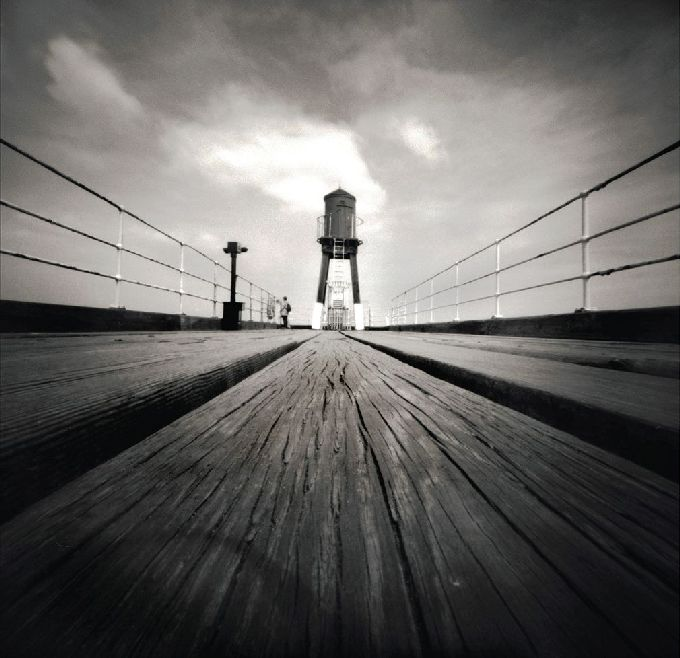
#> input picture sample.jpg, 680 x 658 px
$ python legendre_modes.py   (older library calls are emulated)
#> lines starting #> are read from the running program, lines starting #| are printed output that depends on the picture
#> further down, im is the input picture: shape (658, 680, 3); mean R, G, B 103.5, 101.6, 99.4
import numpy as np

# [7 lines left out: function legendre_2d, not called in this run]


def legendre_2d_legacy(x, y, deg_x, deg_y):
    c_x = np.zeros(deg_x + 1)
    c_y = np.zeros(deg_y + 1)
    c_x[-1] = 1
    c_y[-1] = 1
    leg_x = np.polynomial.legendre.legval(x, c_x)
    leg_y = np.polynomial.legendre.legval(y, c_y)
    return np.matmul(leg_y.reshape(-1, 1), leg_x.reshape(1, -1))

# [41 lines left out: functions legendre_2d_3, legendre_fitting, not called in this run]


def legendre_fitting_nan(Y, max_degree):
#> called with max_degree = 4
    m = Y.shape[0]
#> m = 658
    n = Y.shape[1]
#> n = 680

    # y, x = np.mgrid[np.linspace(-1, 1, m), np.linspace(-1, 1, n)]
    y = np.linspace(-1, 1, m)
#> y = 658 values from -1 to 1
    x = np.linspace(-1, 1, n)
#> x = 680 values from -1 to 1
    c = np.zeros([max_degree + 1, max_degree + 1])
    for i in range(c.shape[0]):
        for j in range(c.shape[1]):
            if i + j < max_degree + 1:
                c[i, j] = 1

    X = np.zeros([m * n, np.sum(c).astype(np.int)])
    iterator = 0
    for i in range(c.shape[0]):
        for j in range(c.shape[1]):
            if c[i, j] == 1:
                c_temp = np.zeros_like(c)
                c_temp[i, j] = 1
                # X[:, iterator] = legendre_2d_legacy(x, y, c_temp).reshape(m * n, )
                X[:, iterator] = legendre_2d_legacy(x, y, i, j).reshape(m * n, )
                iterator = iterator + 1
#> after the loop, iterator = 15

    YY = np.reshape(Y, (m * n, 1))

    # Only this part is added to regular Legendre fitting
    nan_indices = np.isnan(YY)
    nan_indices = nan_indices.reshape([nan_indices.shape[0], ])
    X_no_nan = X[~ nan_indices]
    YY_no_nan = YY[~ nan_indices]
    #####################################################

    theta = np.dot(np.dot(np.linalg.pinv(np.dot(X_no_nan.transpose(), X_no_nan)), X_no_nan.transpose()),
                   YY_no_nan)  # swapped variables
#> theta = [0.4, -0.29, -0.224, 0.253, -0.0336, -0.0102, 0.0385, -0.0291, 0.00665, -0.225, 0.0859, 0.173, -0.0186, -0.0106, 0.0334]

    surface = np.reshape(np.dot(X, theta), (m, n))  # surface retrieved for the original size
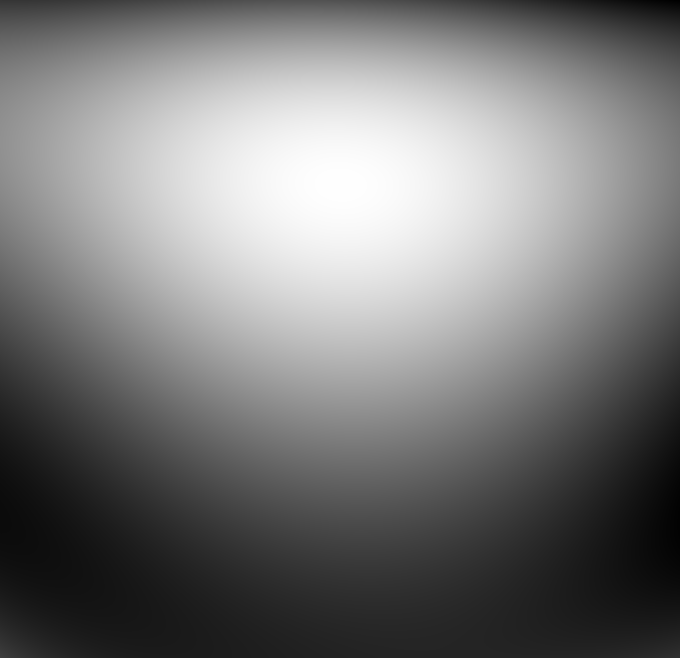
#> surface: shape (658, 680) float64; min -0.0176, max 0.856, mean 0.399; drawn with min black and max white

    c_new = np.zeros_like(c)
    iterator = 0
    for j in range(c.shape[1]):
        for i in range(c.shape[0]):
            if c[i, j] == 1:
                c_new[i, j] = theta[iterator]
                iterator = iterator + 1
#> after the loop, c_new = [[0.4, -0.0102, -0.225, -0.0186, 0.0334], [-0.29, 0.0385, 0.0859, -0.0106, 0], [-0.224, -0.0291, 0.173, 0, 0], [0.253, 0.00665, 0, 0, 0], [-0.0336, 0, 0, 0, 0]]; iterator = 15

    return surface, c_new


if __name__ == '__main__':
    import matplotlib.pyplot as plt
    from skimage.io import imread
    from skimage.color import rgb2gray

    im = imread('sample.jpg')
    # im = np.rot90(im)
    im = rgb2gray(im)

    correction, coeffs = legendre_fitting_nan(im, 4)
#> coeffs has the same summary as c_new in legendre_fitting_nan
    plt.rcParams['image.cmap'] = 'gray'
    plt.subplot(131)
    plt.imshow(im)
    plt.subplot(132)
    plt.imshow(correction)
    plt.subplot(133)
    plt.imshow(im - correction)
    # plt.show()
    plt.savefig('result2.jpg', dpi=500)
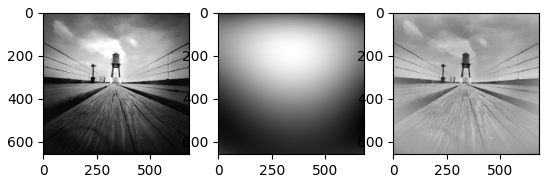
#> figure drawn by matplotlib, 3 panels
    test = 1
